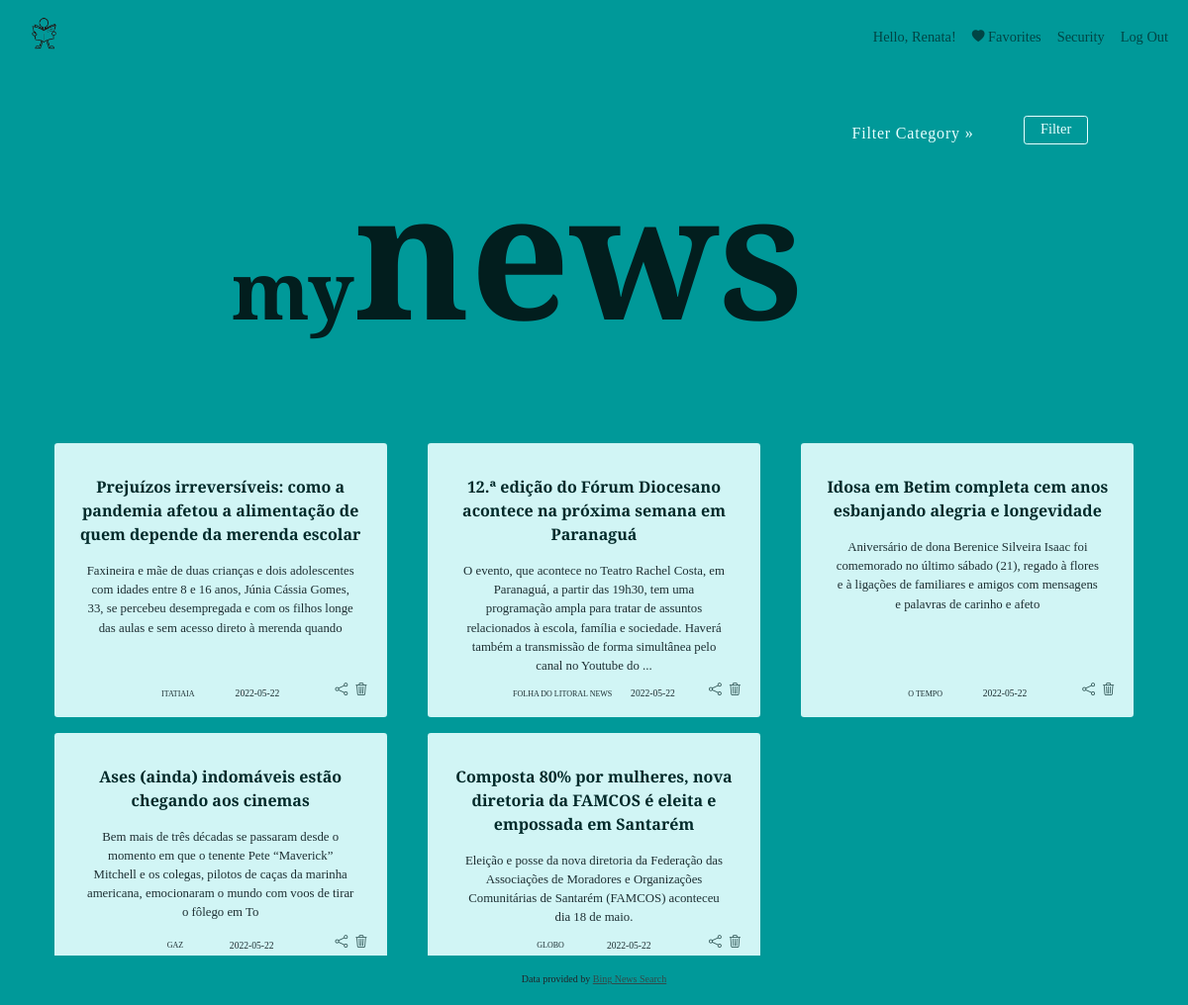
Page /mylist (signed in) on the earlier database version.
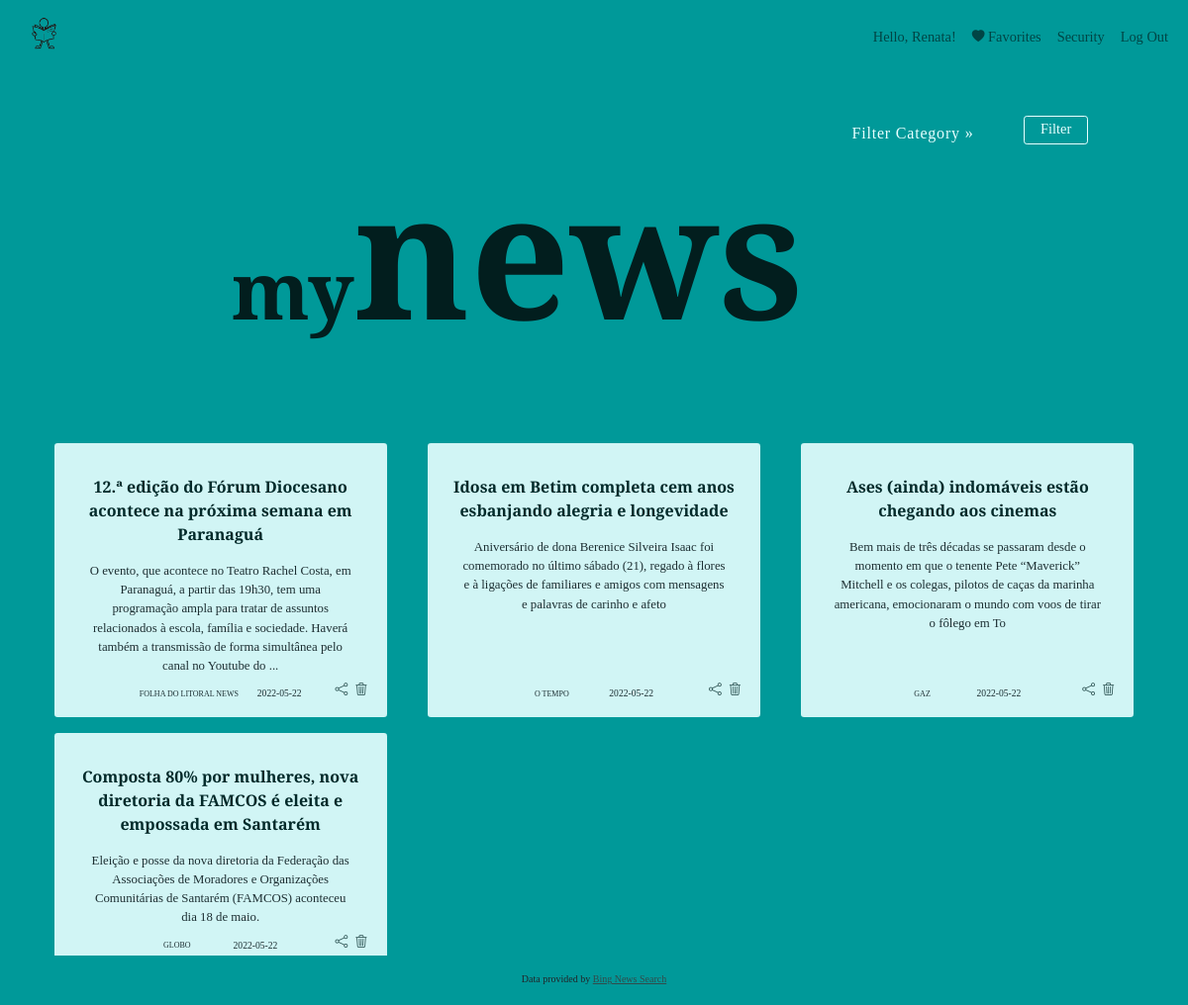
Same page on the later database version.
### tables this page shows
CREATE TABLE "user_news" (
	"id"	INTEGER NOT NULL UNIQUE,
	"user_id"	INTEGER NOT NULL,
	"category"	INTEGER,
	"name"	TEXT NOT NULL,
	"url"	TEXT,
	"description"	INTEGER NOT NULL,
	"provider"	TEXT,
	"date"	NUMERIC,
	FOREIGN KEY("user_id") REFERENCES "users",
	PRIMARY KEY("id" AUTOINCREMENT)
);

### app.py (the view)
@app.route("/mylist", methods=["GET", "POST"])
@login_required
def my_list():
	if request.method == "POST":
		if request.form.get("delete"):
			db.execute("DELETE FROM user_news WHERE name = ? AND user_id = ?", [request.form.get("delete"), session.get("user_id")])
			con.commit()
			return redirect("/mylist")
		else:
			if request.form.get("input_filter") == "filter":
				flash("Please select category!", 'alert-info')
				return redirect("/mylist")
			else:
				filter_category = request.form.get("input_filter")
				my_news_categories = db.execute("SELECT DISTINCT category FROM user_news WHERE user_id = ?", [session.get("user_id")])
				my_categories = my_news_categories.fetchall()
				my_category_filter = db.execute("SELECT * FROM user_news WHERE user_id = ? AND category = ?", [session.get("user_id"), filter_category])
				my_category = my_category_filter.fetchall()
			return render_template("my_list_filtered.html", my_categories=my_categories, my_category=my_category, filter_category=filter_category)
	else:
		user_list = db.execute("SELECT * FROM user_news WHERE user_id = ?", [session.get("user_id")])
		user_news = user_list.fetchall()
		my_category = db.execute("SELECT DISTINCT category FROM user_news WHERE user_id = ?", [session.get("user_id")])
		my_categories = my_category.fetchall()
		return render_template("my_list.html", user_news=user_news, my_categories=my_categories)

### app.py (called while the page is built)
@app.after_request
def after_request(response):
	response.headers["Cache-Control"] = "no-cache, no-store, must-revalidate"
	response.headers["Expires"] = 0
	response.headers["Pragma"] = "no-cache"
	return response

### helpers.py (called while the page is built)
def login_required(f):
	@wraps(f)
	def decorated_function(*args, **kwargs):
		if session.get("user_id") is None:
			return redirect("/login")
		return f(*args, **kwargs)
	return decorated_function

### templates/my_list.html (shortened to what this page needs)
{% extends "layout.html" %}
{% block section %}
    <div class="section">
        <div class="title">
            <p class="newstitle"><span id="title_my">my</span>news</p>
        </div>
        <form action="/mylist" method="post" class="filter_select" >
            <nav class="filter_param">
                <ul class="filter_list">
                    <li><a id="select_filter_category" href="#">Filter Category</a>
                    </li>
                </ul>
                <button class="btn btn-primary" id="submit" type="submit">Filter</button>
            </nav>
        </form>
    </div>
{% endblock %}
{% block results %}
    <form action="/mylist" method="post" class="my_list">
        <div class= "my_news_list">
        {% for new in user_news %}
            <section class="my_new_container">
                <a class="name" href="{{ new[4] }}">{{ new[3] }}</a>
                <p class="description">{{ new[5] }}</p>
                <div class="new_footer_f">
                    <p class="provider">{{ new[6]|upper }}</p>
                    <p class="date">{{ new[7][0:10] }}</p>
                </div>
                <div class="fav_icons">
                    <a class="share" href="mailto:?subject={{ new[3] }}&body=Hi there! Just read that article and thought you would like it too! {{ new[4] }}"><i class="bi bi-share" onmouseover="share_over(this)" onmouseout="share_out(this)" title="Share"></i></a>
                    <button onclick="return confirm('Are you sure you want to delete this item')" class="delete" name="delete" value="{{ new[3] }}"><i class="bi bi-trash3" onmouseover="trash_over(this)" onmouseout="trash_out(this)"></i></button>
                </div>
            </section>
        {% endfor %}
        </div>
    </form>
{% endblock %}

### templates/layout.html (shortened to what this page needs)
<!DOCTYPE html>
<html lang="en">
    <head>
        <link href="https://cdn.jsdelivr.net/npm/bootstrap@5.1.3/dist/css/bootstrap.min.css"
 rel="stylesheet">
        <link href="/static/styles.css" rel="stylesheet">
        <link rel="stylesheet" href="https://cdn.jsdelivr.net/npm/bootstrap-icons@1.8.1/font/bootstrap-icons.css"/>
    </head>
    <body>
        <nav class="navbar navbar-expand-md navbar-light" id = "nav">
            <div class="container-fluid">
                <a class="nav-link" href="/"><img class="logo" src="/static/newspaper.png"></img></a>
                <div class="collapse navbar-collapse" id="navbar">
                    {% if session["user_id"] %}
                        <ul class="navbar-nav ms-auto mt-2">
                            <li class="nav-item"><a class="nav-link" id="hello_user" href="#">Hello, {{ session["user_username"] }}!</li></a>
                            <li class="nav-item"><a class="nav-link" id="favorites" href="/mylist"><i class="bi bi-heart-fill"></i> Favorites</li></a>
                            <li class="nav-item"><a class="nav-link" href="/change_password">Security</a></li>
                            <li class="nav-item"><a class="nav-link" href="/logout">Log Out</a></li>
                        </ul>
                    {% else %}
                        <ul class="navbar-nav ms-auto mt-2">
                            <li class="nav-item"><a class="nav-link" href="/register">Register</a></li>
                            <li class="nav-item"><a class="nav-link" href="/login">Log In</a></li>
                        </ul>
                    {% endif %}
                </div>
            </div>
        </nav>
        <div class="container">
            <main>
                  {% block section %}{% endblock %}
                <section class="results">
                    {% block results %}{% endblock %}
                </section>
            </main>
        </div>
        <footer class="mb-5 text-center">
            Data provided by <a href="https://docs.microsoft.com/en-us/rest/api/cognitiveservices-bingsearch/bing-news-api-v7-reference">
                Bing News Search</a>
        </footer>
    </body>
</html>

### static/styles.css (style rules this page uses)
:root { --first_color: #e8ffff; --second_color: #021e1e; --third_color: #009999; --fourth_color: #314b4b; }
* { margin: 0; padding: 0; box-sizing: border-box; text-decoration: none; }
html { height: 100vh; scroll-behavior: smooth; }
.nav-link { color: var(--second_color); font-size: 0.9rem; }
#hello_user { cursor:default; }
i { font-size: 0.8rem; }
.logo { width: 2.2rem; }
#nav { position: relative; font-size: 0.9rem; color: var(--second_color); }
body { height: 100vh; font-family: 'Vollkorn', serif; background-color: var(--third_color); }
main { overflow: auto; padding-bottom: 50px; }
#submit { margin-bottom: 0.5rem; }
.container { min-height: 100%; }
.section { position: absolute; display: flex; flex-direction: row; gap:9rem; }
.title span { text-align: center; color: var(--first_color); font-size: 1.8rem; }
.newstitle { margin-top: 3.5rem; font-size: 11rem; font-weight: bold; margin-left: 12rem; margin-bottom: 0; color: var(--second_color); }
#title_my { font-size: 5rem; color: var(--second_color); }
li > a:after { content: ' »'; }
li > a:only-child:after { content: ''; }
#submit { height: 1.8rem; font-size: 0.9rem; border-radius: 0.2rem; background-color: transparent; color: var(--first_color); border-color: var(--first_color); transition: 1s; padding: 0rem 1rem; }
.filter_select { position: absolute; margin-left: 49rem; margin-top: 2.5rem; }
.filter_param { background:var(--third_color); display: flex; align-items: center; justify-content: center; gap: 1rem; }
.filter_param ul { padding:0; list-style-type:none; text-align: center; font-size: 1rem; margin: 0; }
.filter_list { width: 100%; }
.filter_param ul li { position:relative; width: 100%; margin:0 1rem 0 0; display:inline-block; }
#select_filter_category { color: var(--first_color); width: 11rem; letter-spacing: 0.05rem; padding:1rem; display:inline-block; text-decoration:none; }
.description { font-size: 0.8rem; text-align: center; padding: 0 2rem; overflow: hidden; }
.provider { font-size: 0.5rem; }
.my_list { margin: 23rem 0 0 0; border-radius: 6px; }
.my_news_list { display: grid; grid-template-columns: repeat(auto-fill, minmax(20rem, 1fr)); gap: 1rem; }
.my_new_container { margin: 0.8rem; background-color: var(--first_color); opacity: 90%; border-radius: 0.2rem; display: flex; flex-direction: column; align-items: center; position: relative; height: 100%; }
.name { text-decoration: none; color: var(--second_color); font-weight: bold; cursor: pointer; text-align: center; padding: 2rem 1rem 1rem 1rem; }
.new_footer_f { width: 60%; display: flex; font-size: 0.6rem; position: absolute; bottom: 0; align-items: center; justify-content:space-evenly; font-weight: 100; }
.fav_icons { position: absolute; bottom: 1rem; cursor:pointer; right: 1rem; }
.fav_icons i { color: var(--fourth_color); margin-right: 0.2rem; }
.delete { background-color: transparent; border: none; }
footer { font-size: x-small; position: relative; height:50px; clear: both; margin-top: -50px; background-color: var(--third_color); padding-top: 1rem; }
footer a { color: var(--fourth_color); }

Differences in the rows shown:
removed user_news: name "Prejuízos irreversíveis: como a pandemia afetou a alimentação de quem depende da merenda escolar", description "Faxineira e mãe de duas crianças e dois adolescentes com idades entre 8 e 16 anos, Júnia Cássia Gomes, 33, se percebeu desempregada e com os filhos longe das aulas e sem acesso direto à merenda quando", provider "ITATIAIA", date "2022-05-22"
